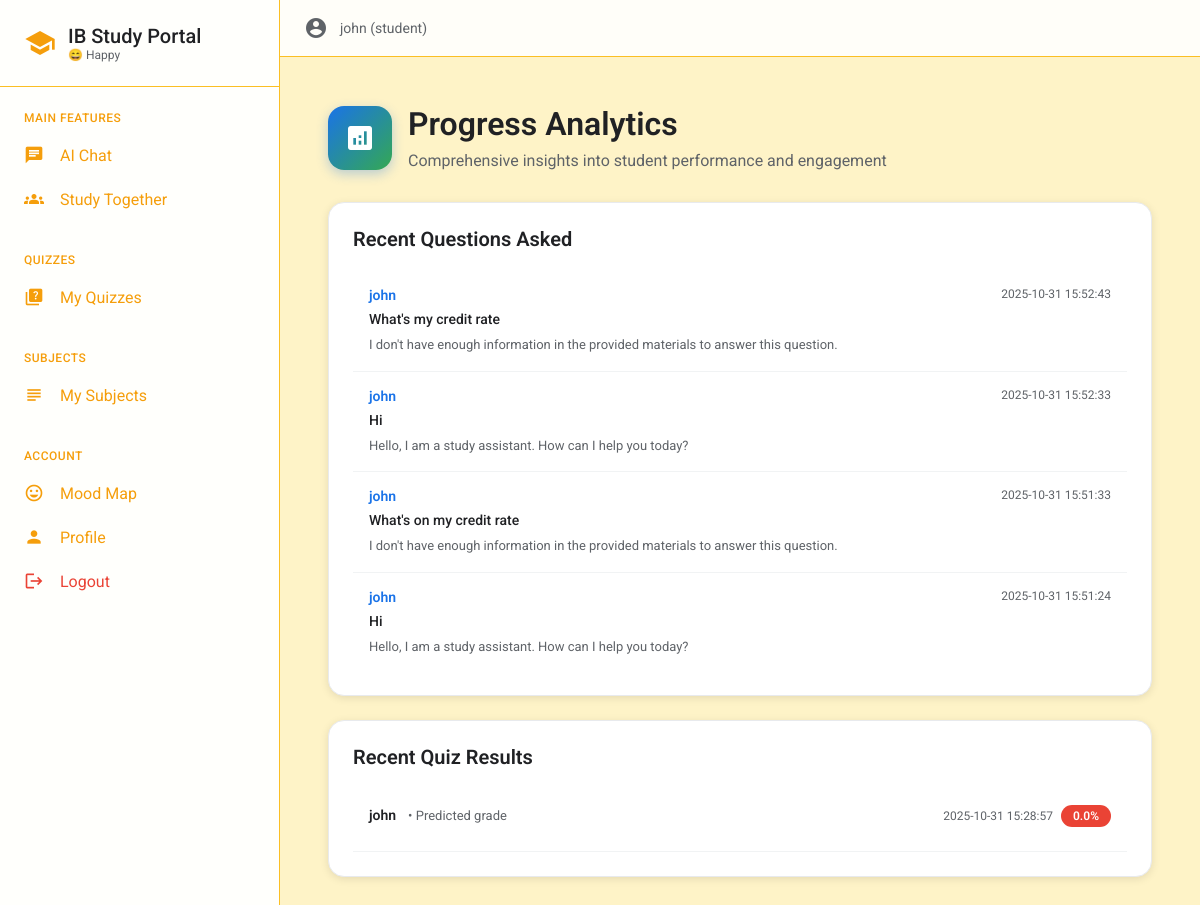
The app's page /progress (signed in), older data.
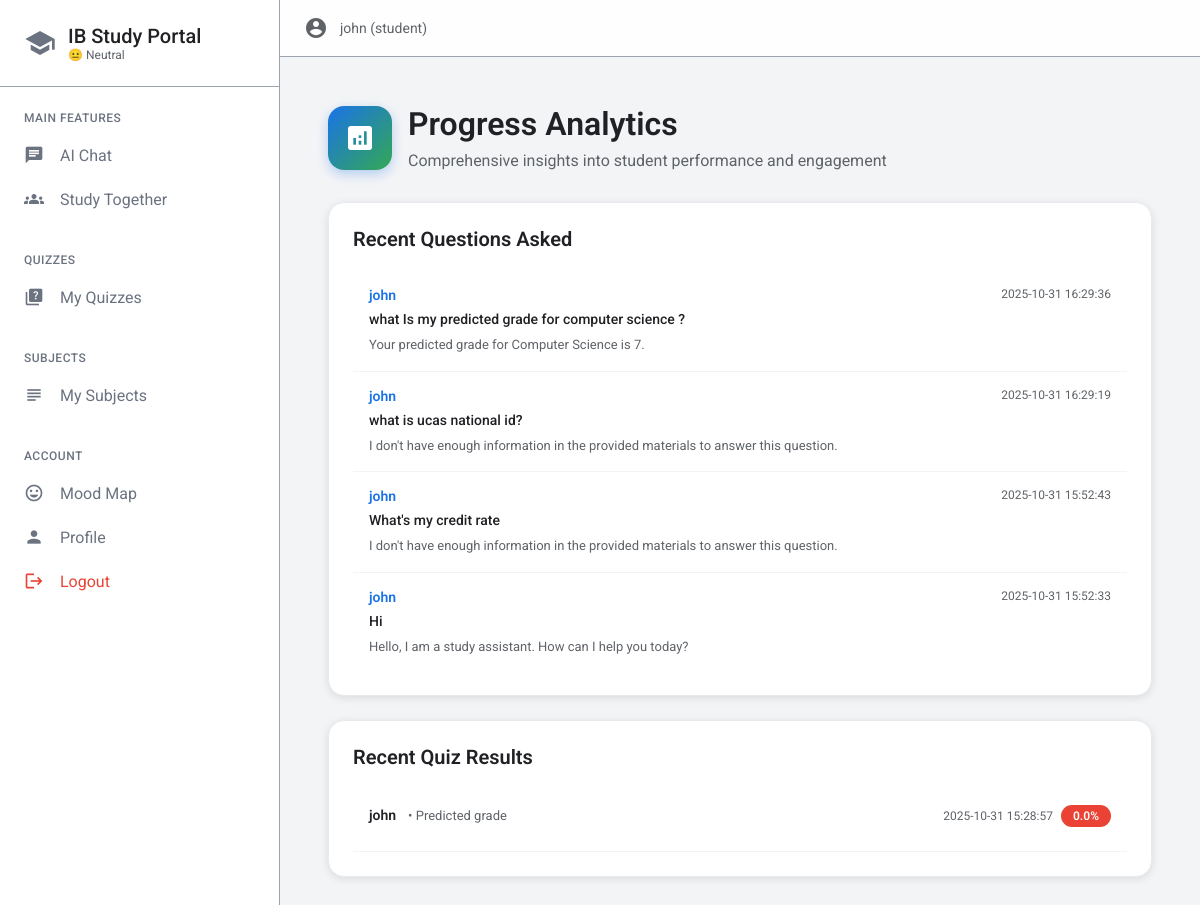
The same page, newer data.
### tables this page shows
CREATE TABLE qa_logs (id INTEGER PRIMARY KEY AUTOINCREMENT,user_id INTEGER,question TEXT NOT NULL,answer TEXT NOT NULL,timestamp TIMESTAMP DEFAULT CURRENT_TIMESTAMP,FOREIGN KEY (user_id) REFERENCES users (id));

CREATE TABLE users (id INTEGER PRIMARY KEY AUTOINCREMENT,username TEXT UNIQUE NOT NULL,password_hash TEXT NOT NULL,role TEXT NOT NULL DEFAULT 'student', face_image TEXT);

CREATE TABLE quiz_results (id INTEGER PRIMARY KEY AUTOINCREMENT,user_id INTEGER,quiz_id INTEGER,score REAL NOT NULL,answers TEXT NOT NULL,time TIMESTAMP DEFAULT CURRENT_TIMESTAMP,FOREIGN KEY (user_id) REFERENCES users (id),FOREIGN KEY (quiz_id) REFERENCES quizzes (id));

CREATE TABLE quizzes (id INTEGER PRIMARY KEY AUTOINCREMENT,title TEXT NOT NULL,subject_id INTEGER,teacher_id INTEGER,questions TEXT NOT NULL,created_at TIMESTAMP DEFAULT CURRENT_TIMESTAMP, difficulty TEXT DEFAULT "medium",FOREIGN KEY (subject_id) REFERENCES subjects (id),FOREIGN KEY (teacher_id) REFERENCES users (id));

### auth.py (the view)
	def wrapper(*args,**kwargs):
		if 'user_id' not in session:
			flash('You need to login first','error')
			return redirect(url_for('login'))
		return f(*args,**kwargs)

### app.py (called while the page is built)
@app.template_filter('emoji')
def emoji_filter(mood):
	return mood_emoji(mood) if mood else '🙂'

@app.context_processor
def inject_mood_theme():
	mood=session.get('user_mood')
	if mood:
		theme=get_mood_theme(mood)
		return {'user_mood':mood,'mood_theme':theme}
	return {'user_mood':None,'mood_theme':None}

### auth.py (called while the page is built)
def login_required(f):
	def wrapper(*args,**kwargs):
		if 'user_id' not in session:
			flash('You need to login first','error')
			return redirect(url_for('login'))
		return f(*args,**kwargs)
	wrapper.__name__=f.__name__
	return wrapper

def get_current_user():
	user_id,username,role=session.get('user_id'),session.get('username'),session.get('role')
	return {'id':user_id,'username':username,'role':role}

### db.py (called while the page is built)
def get_db_connection():return sqlite3.connect(DATABASE)

### face_utils.py (called while the page is built)
def mood_emoji(mood):
    mood_map = {
        'angry': '😡',
        'sad': '😢',
        'happy': '😄',
        'surprise': '😲',
        'fear': '😱',
        'disgust': '🤢',
        'neutral': '😐'
    }
    return mood_map.get(mood, '🙂')

### templates/progress.html (shortened to what the changed rows need)
{% extends "base.html" %}
{% block content %}
<div style="max-width: 1400px; margin: 0 auto; padding: 24px;">
    <div style="display: flex; align-items: center; gap: 16px; margin-bottom: 32px;">
        <div>
            <h1 style="margin: 0 0 8px 0; font-size: 32px; font-weight: 600; color: #202124;">Progress Analytics</h1>
        </div>
    </div>
    <div style="display: grid; grid-template-columns: repeat(auto-fit, minmax(600px, 1fr)); gap: 24px;">
        <div style="background: white; padding: 24px; border-radius: 16px; border: 1px solid #e8eaed; box-shadow: 0 2px 8px rgba(0,0,0,0.1);">
            {% if qa_logs %}
            <div style="max-height: 400px; overflow-y: auto;">
                {% for log in qa_logs[:20] %}
                <div style="padding: 16px; border-bottom: 1px solid #f1f3f4; transition: background 0.2s;" onmouseover="this.style.background='#f8f9fa'" onmouseout="this.style.background='white'">
                    <div style="display: flex; justify-content: space-between; align-items: start; margin-bottom: 8px;">
                        <span style="font-weight: 600; color: #1a73e8; font-size: 14px;">{{ log.username }}</span>
                        <span style="color: #5f6368; font-size: 12px;">{{ log.timestamp }}</span>
                    </div>
                    <p style="margin: 0 0 8px 0; color: #202124; font-size: 14px; font-weight: 500;">{{ log.question }}</p>
                    <p style="margin: 0; color: #5f6368; font-size: 13px; line-height: 1.5;">{{ log.answer[:150] }}{% if log.answer|length > 150 %}...{% endif %}</p>
                </div>
                {% endfor %}
            </div>
            {% else %}
            <div style="text-align: center; padding: 48px;">
                <span class="material-icons" style="font-size: 48px; color: #dadce0;">question_answer</span>
                <p style="margin: 16px 0 0 0; color: #5f6368;">No questions asked yet</p>
            </div>
            {% endif %}
        </div>
        <div style="background: white; padding: 24px; border-radius: 16px; border: 1px solid #e8eaed; box-shadow: 0 2px 8px rgba(0,0,0,0.1);">
            {% if quiz_results %}
            <div style="max-height: 400px; overflow-y: auto;">
                {% for result in quiz_results[:20] %}
                <div style="padding: 16px; border-bottom: 1px solid #f1f3f4; transition: background 0.2s;" onmouseover="this.style.background='#f8f9fa'" onmouseout="this.style.background='white'">
                    <div style="display: flex; justify-content: space-between; align-items: start; margin-bottom: 8px;">
                        <div>
                            <span style="font-weight: 600; color: #202124; font-size: 14px;">{{ result.username }}</span>
                            <span style="color: #5f6368; font-size: 13px; margin-left: 8px;">• {{ result.quiz_title }}</span>
                        </div>
                        <div style="display: flex; align-items: center; gap: 8px;">
                            <span style="color: #5f6368; font-size: 12px;">{{ result.time }}</span>
                            <span style="background: {% if result.score >= 80 %}#34a853{% elif result.score >= 60 %}#fbbc04{% else %}#ea4335{% endif %}; color: white; padding: 4px 12px; border-radius: 12px; font-size: 12px; font-weight: 600;">{{ result.score }}%</span>
                        </div>
                    </div>
                </div>
                {% endfor %}
            </div>
            {% else %}
            <div style="text-align: center; padding: 48px;">
                <span class="material-icons" style="font-size: 48px; color: #dadce0;">quiz</span>
                <p style="margin: 16px 0 0 0; color: #5f6368;">No quiz results yet</p>
            </div>
            {% endif %}
        </div>
    </div>
</div>
{% endblock %}

### templates/base.html (shortened to what this page needs)
<!DOCTYPE html>
<html lang="en">
<head>
</head>
<body>
    <div class="app-layout">
        <nav class="sidebar" id="sidebar">
            <div class="sidebar-header">
                <span class="material-icons" style="color: {% if mood_theme %}{{ mood_theme.primary }}{% else %}#1a73e8{% endif %}; font-size: 32px; transition: color 0.5s ease;">school</span>
                <div>
                    <h1 style="margin: 0; font-size: 20px; font-weight: 500; color: #202124;">IB Study Portal</h1>
                    <p style="margin: 0; font-size: 12px; color: #5f6368;">
                        {% if user_mood %}{{ user_mood|emoji }} {{ user_mood|title }}{% else %}Educational Platform{% endif %}
                    </p>
                </div>
            </div>
            <div class="sidebar-nav">
                {% if session.user_id %}
                    {% if session.role != 'admin' %}
                    <div class="nav-section">
                        <div class="nav-section-title">Main Features</div>
                        <a href="{{ url_for('chat') }}" class="nav-item">
                            <span class="material-icons nav-item-icon">chat</span>
                            AI Chat
                        </a>
                        <a href="{{ url_for('study_together') }}" class="nav-item">
                            <span class="material-icons nav-item-icon">groups</span>
                            Study Together
                        </a>
                    </div>
                    {% endif %}
                    <div class="nav-section">
                        <div class="nav-section-title">Quizzes</div>
                        {% if session.role == 'student' %}
                        <a href="{{ url_for('student_quizzes') }}" class="nav-item">
                            <span class="material-icons nav-item-icon">quiz</span>
                            My Quizzes
                        </a>
                        {% endif %}
                    </div>
                    {% if session.role in ['student', 'teacher'] %}
                    <div class="nav-section">
                        <div class="nav-section-title">Subjects</div>
                        <a href="{{ url_for('subjects') }}" class="nav-item">
                            <span class="material-icons nav-item-icon">subject</span>
                            My Subjects
                        </a>
                    </div>
                    {% endif %}
                    <div class="nav-section">
                        <div class="nav-section-title">Account</div>
                        <a href="{{ url_for('mood_map') }}" class="nav-item">
                            <span class="material-icons nav-item-icon">mood</span>
                            Mood Map
                        </a>
                        <a href="{{ url_for('profile') }}" class="nav-item">
                            <span class="material-icons nav-item-icon">person</span>
                            Profile
                        </a>
                        <a href="{{ url_for('logout') }}" class="nav-item" style="color: #ea4335;">
                            <span class="material-icons nav-item-icon">logout</span>
                            Logout
                        </a>
                    </div>
                {% endif %}
            </div>
        </nav>
        <main class="main-content">
            <div class="content-header">
                {% if session.user_id %}
                <div style="display: flex; align-items: center; gap: 12px;">
                    <span class="material-icons" style="color: #5f6368;">account_circle</span>
                    <span style="color: #5f6368; font-size: 14px;">{{ session.username }} ({{ session.role }})</span>
                </div>
                {% endif %}
            </div>
            <div class="content-body">
                {% block content %}{% endblock %}
            </div>
        </main>
    </div>
</body>
</html>

Row changes from the older to the newer data that the page shows:
no longer on this page (row unchanged): qa_logs: username "john", timestamp "2025-10-31 15:51:33", question "What's on my credit rate", answer "I don't have enough information in the provided materials to answer this question."
no longer on this page (row unchanged): qa_logs: username "john", timestamp "2025-10-31 15:51:24", question "Hi", answer "Hello, I am a study assistant. How can I help you today?"
added qa_logs: username "john", timestamp "2025-10-31 16:29:36", question "what Is my predicted grade for computer science ?", answer "Your predicted grade for Computer Science is 7."
added qa_logs: username "john", timestamp "2025-10-31 16:29:19", question "what is ucas national id?", answer "I don't have enough information in the provided materials to answer this question."
Text that changed along with them:
{{ user_mood|emoji }}: "😄" → "😐"
{{ user_mood|title }}: "Happy" → "Neutral"
